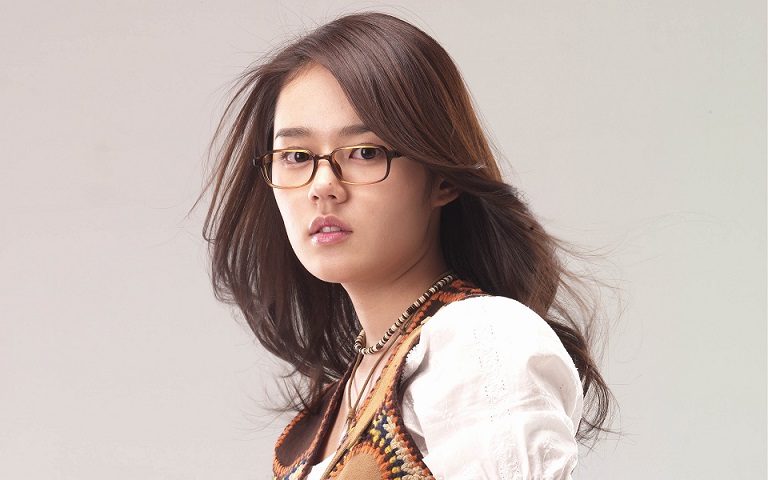
//> input picture test.jpg, 768 x 480 px
$ ./main-032   (built with g++ and OpenCV 4)
//> lines starting //> are read from the running program, lines starting //| are printed output that depends on the picture; after the words box and inside, x2 and y2 are one past the last pixel; in counts of white or black regions, pixels touching at a corner belong together
#include <opencv2/opencv.hpp>
#include <iostream>
#include <cmath>

using namespace std;
using namespace cv;
Mat src, gray_src, drawImg;
int threshold_v = 170;
int threshold_max = 255;
const char* output_win = "rectangle-demo";
RNG rng(12345);
void Contours_Callback(int, void*);
int main(int argc, char** argv) {
	src = imread("//home//fang//下载//opencv基础代码和ppt//test.jpg");
//> src is the input picture: 480 rows x 768 cols, CV_8UC3; mean B, G, R 175, 180.8, 194.8
	if (!src.data) {
		printf("could not load image...\n");
		return -1;
	}
	cvtColor(src, gray_src, CV_BGR2GRAY);
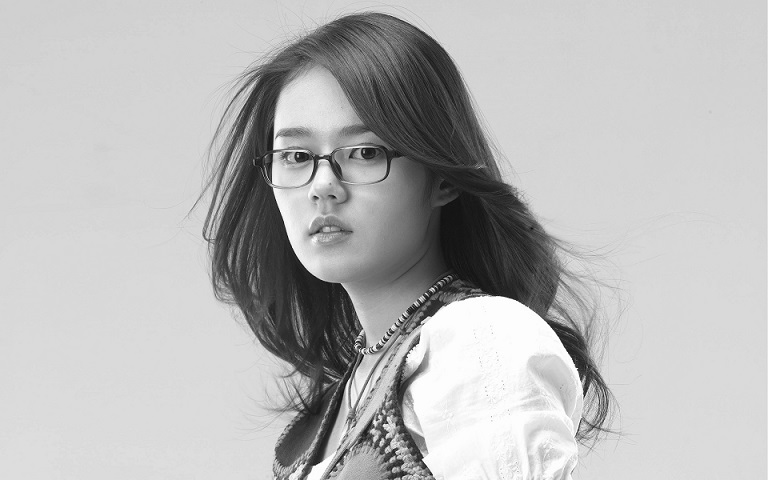
//> gray_src: 480 rows x 768 cols, CV_8UC1; min 5, max 255, mean 184.3
	blur(gray_src, gray_src, Size(3, 3), Point(-1, -1));

	const char* source_win = "input image";
	namedWindow(source_win, CV_WINDOW_AUTOSIZE);
	namedWindow(output_win, CV_WINDOW_AUTOSIZE);
	imshow(source_win, src);

	createTrackbar("Threshold Value:", output_win, &threshold_v, threshold_max, Contours_Callback);
	Contours_Callback(0, 0);

	waitKey(0);
	return 0;
}

void Contours_Callback(int, void*) {
	Mat binary_output;
	vector<vector<Point>> contours;
	vector<Vec4i> hierachy;
	threshold(gray_src, binary_output, threshold_v, threshold_max, THRESH_BINARY);
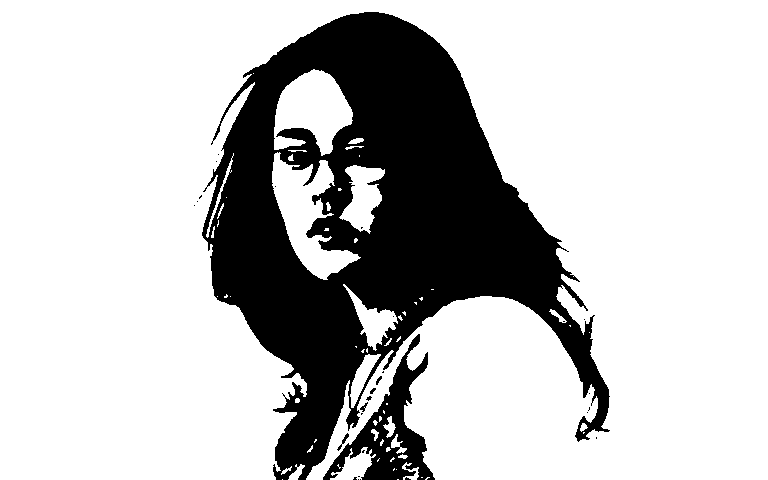
//> binary_output: 480 rows x 768 cols, CV_8UC1; 76.3% white; 29 black regions (23 under 20 px)
	//imshow("binary image", binary_output);
	findContours(binary_output, contours, hierachy, RETR_TREE, CHAIN_APPROX_SIMPLE, Point(-1, -1));
//> contours = 98 contours, 75 with area under 20; largest, box (x1, y1, x2, y2) and area: (-1, -1, 767, 479) 264170, (271, 151, 360, 279) 4509, (273, 68, 352, 155) 4136, (338, 164, 384, 233) 1674, (342, 283, 397, 350) 1071

	vector<vector<Point>> contours_ploy(contours.size());
//> contours_ploy = 98 empty contours
	vector<Rect> ploy_rects(contours.size());
	vector<Point2f> ccs(contours.size());
	vector<float> radius(contours.size());

	vector<RotatedRect> minRects(contours.size());
	vector<RotatedRect> myellipse(contours.size());

	for (size_t i = 0; i < contours.size(); i++) {
		approxPolyDP(Mat(contours[i]), contours_ploy[i], 3, true);
		ploy_rects[i] = boundingRect(contours_ploy[i]);
		minEnclosingCircle(contours_ploy[i], ccs[i], radius[i]);
		if (contours_ploy[i].size() > 5) {
			myellipse[i] = fitEllipse(contours_ploy[i]);
			minRects[i] = minAreaRect(contours_ploy[i]);
		}
	}
//> this loop made 98 passes
//> after the loop, contours_ploy = 98 contours, 82 with area under 20; largest, box (x1, y1, x2, y2) and area: (-1, -1, 767, 479) 264526, (271, 151, 360, 279) 4428, (273, 68, 352, 155) 4036, (338, 164, 384, 233) 1700, (342, 283, 397, 350) 1076; ploy_rects = 98 Rects (x, y, width, height), first 8: [396, 478, 1, 1], [281, 478, 1, 1], [424, 476, 5, 3], [420, 476, 1, 1], [395, 468, 1, 1], [393, 467, 1, 1], [280, 465, 11, 9], [337, 463, 2, 5]; ccs = 98 Points (x, y), first 12: [396, 478], [281, 478], [426, 477], [420, 476], [395, 468], [393, 467], [285, 469], [337.5, 465], [295, 471], [408.5, 470.4], [377, 458.5], [391, 458.5]; radius = 98 values, max 452.1 at index 70, min 0.0001 at index 0, mean 9.88

	// draw it
	drawImg = Mat::zeros(src.size(), src.type());
	Point2f pts[4];
	for (size_t t = 0; t < contours.size(); t++) {
		Scalar color = Scalar(rng.uniform(0, 255), rng.uniform(0, 255), rng.uniform(0, 255));
		rectangle(drawImg, ploy_rects[t], color, 2, 8);
		circle(drawImg, ccs[t], radius[t], color, 2, 8);
		if (contours_ploy[t].size() > 5) {
			ellipse(drawImg, myellipse[t], color, 1, 8);
			minRects[t].points(pts);
			for (int r = 0; r < 4; r++) {
				line(drawImg, pts[r], pts[(r + 1) % 4], color, 1, 8);
			}
		}
	}
//> this loop made 98 passes
//> pts on pass 71: 4 Points (x, y): [766, 478], [-1, 478], [-1, -1], [766, -1]
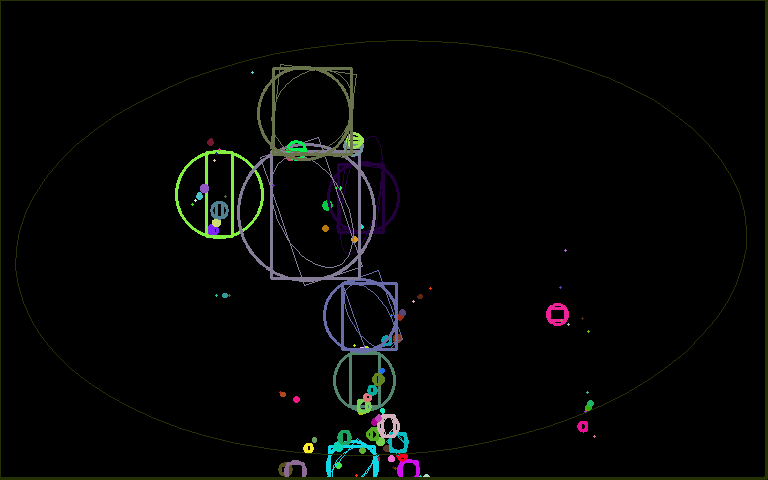
//> drawImg: 480 rows x 768 cols, CV_8UC3; mean B, G, R 4.7, 5.8, 4.9

	imshow(output_win, drawImg);

    char outfile[100];
    sprintf(outfile, "//home//fang//下载//opencv基础代码和ppt//approxPolyDP_32.jpg");
    imwrite(outfile, drawImg);

	return;
}
